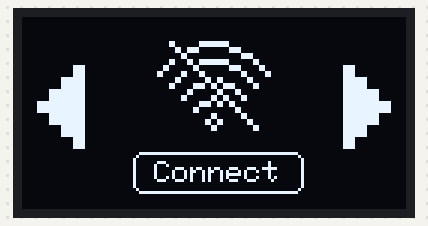
A program run on a simulated ESP32-S3. Shown: 128×64 one-colour display.

Above: at 0.1 s.

The program:

main.cpp
```cpp
#include "oled_esp32s3.h"
#include "icon.h"
#include "Button.h"
#include <Arduino.h>

#define BUTTON_LEFT 4
#define BUTTON_SELECT 5
#define BUTTON_RIGHT 6


enum State
{
  HOME,
  WIFI_CONNEXION
};
enum HOME_MENU
{
  LOBBY,
  WIFI
};

void setup()
{

  oled_init();
  pinMode(BUTTON_LEFT, INPUT_PULLUP);
  pinMode(BUTTON_SELECT, INPUT_PULLUP);
  pinMode(BUTTON_RIGHT, INPUT_PULLUP);

  int HOME_index = LOBBY;
}

void loop()
{

  static const unsigned char PROGMEM image_ButtonRight_bits[] = {0xf0, 0x00, 0xf0, 0x00, 0xf0, 0x00, 0xf0, 0x00, 0xff, 0x00, 0xff, 0x00, 0xff, 0x00, 0xff, 0x00, 0xff, 0xf0, 0xff, 0xf0, 0xff, 0xf0, 0xff, 0xf0, 0xff, 0xff, 0xff, 0xff, 0xff, 0xff, 0xff, 0xff, 0xff, 0xf0, 0xff, 0xf0, 0xff, 0xf0, 0xff, 0xf0, 0xff, 0x00, 0xff, 0x00, 0xff, 0x00, 0xff, 0x00, 0xf0, 0x00, 0xf0, 0x00, 0xf0, 0x00, 0xf0, 0x00};

  static const unsigned char PROGMEM image_ButtonRight_copy_bits[] = {0x00, 0x0f, 0x00, 0x0f, 0x00, 0x0f, 0x00, 0x0f, 0x00, 0xff, 0x00, 0xff, 0x00, 0xff, 0x00, 0xff, 0x0f, 0xff, 0x0f, 0xff, 0x0f, 0xff, 0x0f, 0xff, 0xff, 0xff, 0xff, 0xff, 0xff, 0xff, 0xff, 0xff, 0x0f, 0xff, 0x0f, 0xff, 0x0f, 0xff, 0x0f, 0xff, 0x00, 0xff, 0x00, 0xff, 0x00, 0xff, 0x00, 0xff, 0x00, 0x0f, 0x00, 0x0f, 0x00, 0x0f, 0x00, 0x0f};

  static const unsigned char PROGMEM image_download_bits[] = {0x0c, 0x03, 0xff, 0x00, 0x00, 0x0c, 0x03, 0xff, 0x00, 0x00, 0x03, 0x3c, 0x00, 0xf0, 0x00, 0x03, 0x3c, 0x00, 0xf0, 0x00, 0x00, 0xc0, 0x00, 0x0f, 0x00, 0x00, 0xc0, 0x00, 0x0f, 0x00, 0x0c, 0x33, 0xff, 0x00, 0xc0, 0x0c, 0x33, 0xff, 0x00, 0xc0, 0x30, 0x0c, 0x00, 0xf0, 0x30, 0x30, 0x0c, 0x00, 0xf0, 0x30, 0xc0, 0xc3, 0x00, 0x0c, 0x0c, 0xc0, 0xc3, 0x00, 0x0c, 0x0c, 0x03, 0x00, 0xcc, 0x03, 0x00, 0x03, 0x00, 0xcc, 0x03, 0x00, 0x0c, 0x0f, 0x33, 0xc0, 0xc0, 0x0c, 0x0f, 0x33, 0xc0, 0xc0, 0x00, 0x30, 0x0c, 0x30, 0x00, 0x00, 0x30, 0x0c, 0x30, 0x00, 0x00, 0xc0, 0x33, 0x0c, 0x00, 0x00, 0xc0, 0x33, 0x0c, 0x00, 0x00, 0x03, 0xcc, 0xc0, 0x00, 0x00, 0x03, 0xcc, 0xc0, 0x00, 0x00, 0x0c, 0x00, 0x30, 0x00, 0x00, 0x0c, 0x00, 0x30, 0x00, 0x00, 0x00, 0x30, 0x0c, 0x00, 0x00, 0x00, 0x30, 0x0c, 0x00, 0x00, 0x00, 0xcc, 0x03, 0x00, 0x00, 0x00, 0xcc, 0x03, 0x00, 0x00, 0x00, 0x30, 0x00, 0xc0, 0x00, 0x00, 0x30, 0x00, 0xc0, 0x00, 0x00, 0x00, 0x00, 0x00, 0x00, 0x00, 0x00, 0x00, 0x00};

  display.drawBitmap(45, 8, image_download_bits, 38, 32, 1);

  display.drawRoundRect(37, 45, 57, 14, 3, 1);

  display.setTextColor(1);
  display.setTextWrap(false);
  display.setCursor(44, 48);
  display.print("Connect");

  display.drawBitmap(107, 16, image_ButtonRight_bits, 16, 28, 1);

  display.drawBitmap(5, 16, image_ButtonRight_copy_bits, 16, 28, 1);

  display.display();
}
```

button.cpp
```cpp
#include "button.h"

void button_init(int pin)
{
pinMode(pin, INPUT_PULLUP);
}

// pas pertinent       next... find a way of button init qui cree tout last state digital read stocker dans une variable

// next faire aussi une fonction button is pressed qui retourne true si appuye et false sinon, en utilisant le last state pour eviter les rebonds
```

button.h
```cpp
#pragma once
#include "button.cpp"
#include <Arduino.h>
```

icon.cpp
```cpp

```

icon.h
```cpp
#pragma once
#include "icon.cpp"
```

oled_esp32s3.cpp
```cpp
#include "oled_esp32s3.h"


#define I2C_SDA 17
#define I2C_SCK 18

#define SCREEN_WIDTH 128     // OLED display width, in pixels
#define SCREEN_HEIGHT 64     // OLED display height, in pixels
#define OLED_RESET -1        // Reset pin # (or -1 if sharing Arduino reset pin)
#define SCREEN_ADDRESS 0x3C  // Change if required
#define ROTATION 0           // Rotates text on OLED 1=90 degrees, 2=180 degrees


// Define display object
Adafruit_SSD1306 display(SCREEN_WIDTH, SCREEN_HEIGHT, &Wire, OLED_RESET);// Initialize OLED display object

void oled_init() {
  Wire.begin(I2C_SDA, I2C_SCK); // Initialize I2C

  display.begin(SSD1306_SWITCHCAPVCC, SCREEN_ADDRESS); // Initialize OLED

  display.clearDisplay(); // Clear the buffer
  display.setRotation(ROTATION); // Set rotation
  display.setTextColor(SSD1306_WHITE); // Set text color

}
```

oled_esp32s3.h
```cpp
#pragma once

#include <SPI.h>
#include <Wire.h>
#include <Adafruit_GFX.h>
#include <Adafruit_SSD1306.h>
extern Adafruit_SSD1306 display;

void oled_init();
```
